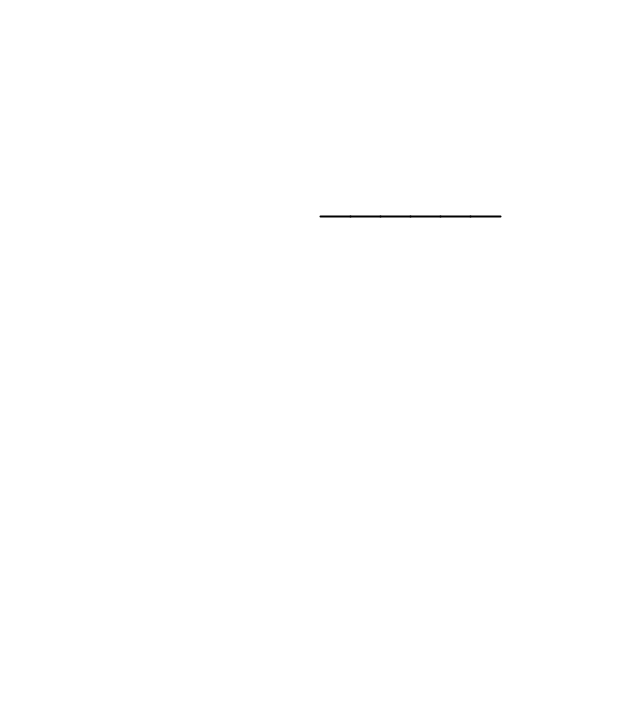
Frame 1 (no input)
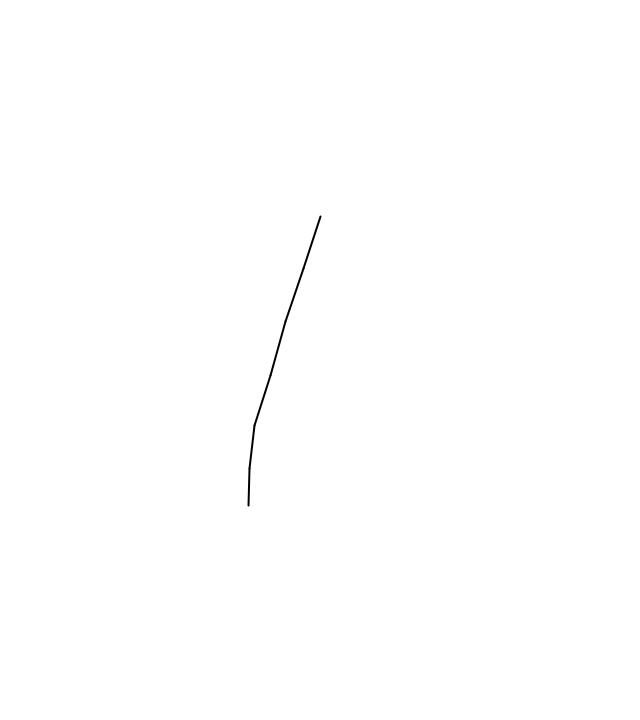
Frame 60 (the mouse pressed at the canvas centre just before this capture)
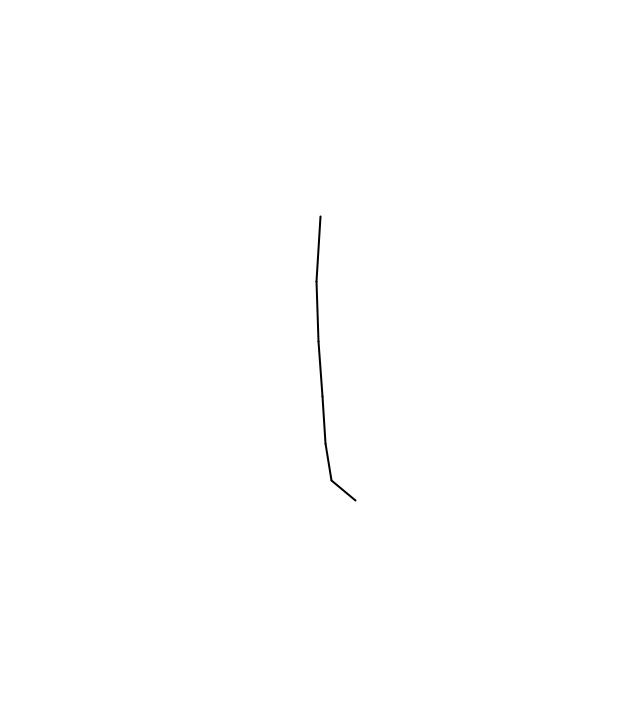
Frame 120 (the mouse held since frame 60 and released just before this capture)

The Processing sketch that drew these frames (run headless with seeded random() and noise(); from frame 60 on, the mouse is pressed at the canvas centre):

// Processing sketch: ej_cuerda
// ── ej_cuerda.pde
final int NMUELLES = 6;
 
Extremo[] vExtr = new Extremo[NMUELLES+1];
Muelle[] vMuelles = new Muelle[NMUELLES];
final int Tam_Vent_X = 630, Tam_Vent_Y = 100;
float[] vE = new float[Tam_Vent_X];             // Energia del sistema (t)
                 
int lmuelle = 30;                               // Longitud del muelles                    
int t = 0;
 
 
void setup() {
  size(640, 720);
  // Create objects at starting location
  // Note third argument in Spring constructor is "rest length"
  for (int i = 0; i < vExtr.length; i++) {
    vExtr[i] = new Extremo(width*0.5 + i*lmuelle, height*0.3);
  }
  for (int i = 0; i < vMuelles.length; i++) {
    vMuelles[i] = new Muelle(vExtr[i], vExtr[i+1],lmuelle);
  }
}
 
void draw() {
  background(255);
   
  for (Muelle s : vMuelles) {
    s.update();
    s.display();
  }
  
  for (int i = 1; i < vExtr.length; i++){
    vExtr[i].update();
    vExtr[i].display();
  }

}
 
void plot_func(int time, int cx, int cy, int rx, int ry)
{
  stroke(200, 10, 0);
  strokeWeight(3);
  fill(153);
  rect(cx, cy, rx, ry);
  stroke(200, 210, 0);
   
   
  strokeWeight(1);
  stroke(255);
  
  for(int i=0;i<time;i++)
   point (i, Tam_Vent_Y*0.5 - (vE[i]/6.5e5)*Tam_Vent_Y) ;
   
 }

// ── Extremo.pde

class Extremo {
  PVector location;
  PVector velocity;
  PVector acceleration;
  float mass = 10, dt = 0.25;
  PVector gravity;
  float Ec, Ep;
   
  // Arbitrary damping to simulate friction / drag
  float damping = 0.5;
 
  // For mouse interaction
  PVector dragOffset;
  boolean dragging = false;
 
  // Constructor
  Extremo(float x, float y) {
    location = new PVector(x,y);
    velocity = new PVector();
    acceleration = new PVector();
    dragOffset = new PVector();
    gravity = new PVector(0, 9.8);
  }
 
  void update() {
    applyForce(PVector.mult(gravity, mass));

    velocity = PVector.add(PVector.mult(acceleration, dt), velocity);
    location = PVector.add(PVector.mult(velocity, dt), location);
    acceleration = new PVector(0.0, 0.0);
  }
 
  // Newton's law: F = M * A
  void applyForce(PVector force) {
    PVector f = force.copy();
    f.div(mass);
    acceleration.add(f);
  }
 
  // Draw
  void display() {
    stroke(0);
    strokeWeight(2);
    fill(175,120);
    if (dragging) {
      fill(50);
    }
  }

}
 

// ── Muelle.pde
class Muelle {
 
  // Location
  PVector anchor;
 
  // Rest length and spring constant
  float len;
  float k = 25, Epe;
   
  // ElongaciÃ³n
  float x = 0;
   
  // Fuerzas
  PVector Fa = new PVector(0.0, 0.0);
  PVector Fb = new PVector(0.0, 0.0);
   
  Extremo a;
  Extremo b;
 
  // Constructor
  Muelle(Extremo a_, Extremo b_, int l) {
    a = a_;
    b = b_;
    len = l;
  }

  void update() {
    anchor = PVector.sub(b.location, a.location);
    x = anchor.mag() - len;
    anchor.normalize();
    Epe = -k * x;
    Fa = PVector.mult(anchor, -Epe);
    Fb = PVector.mult(anchor, Epe);
     
    // Amortiguacion
    Fa = PVector.sub(Fa, PVector.mult(a.velocity, a.damping));
    Fb = PVector.sub(Fb, PVector.mult(b.velocity, b.damping));
     
    a.applyForce(Fa);
    b.applyForce(Fb);
  }
 
 
  void display() {
    strokeWeight(2);
    stroke(0);
    line(a.location.x, a.location.y, b.location.x, b.location.y);
  }
}
